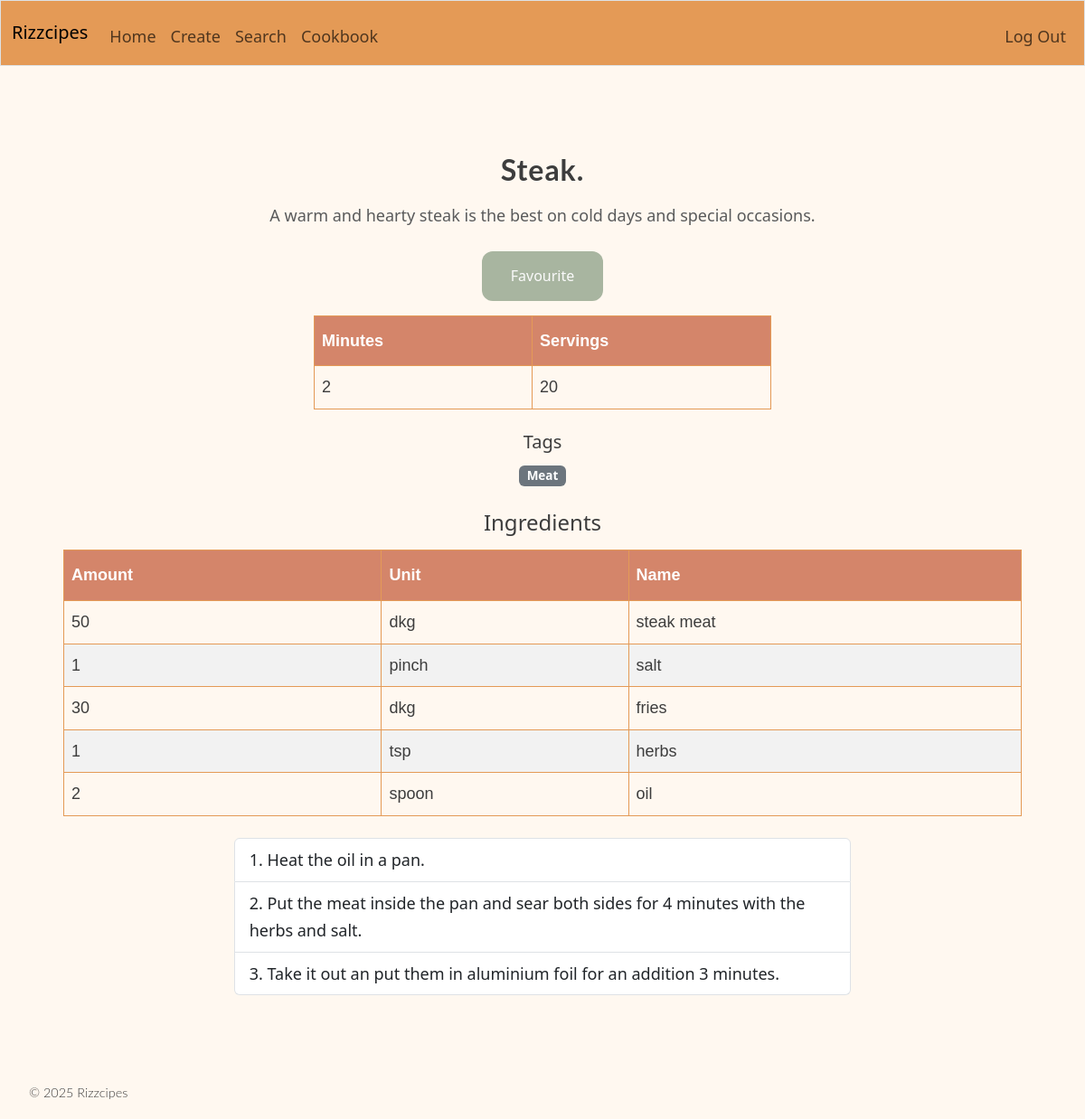
The page /recipe/10 (signed in) on the database its author committed.
### tables this page shows
CREATE TABLE recipes (
    id INTEGER PRIMARY KEY AUTOINCREMENT,
    user_id INTEGER NOT NULL,
    title TEXT NOT NULL,
    description TEXT,
    servings INTEGER DEFAULT 4,
    cook_time INTEGER,
    created_at TIMESTAMP DEFAULT CURRENT_TIMESTAMP,
    FOREIGN KEY (user_id) REFERENCES users(id)
);

CREATE TABLE tags (
    id INTEGER PRIMARY KEY AUTOINCREMENT,
    name TEXT UNIQUE NOT NULL
);

CREATE TABLE ingredients (
    id INTEGER PRIMARY KEY AUTOINCREMENT,
    recipe_id INTEGER NOT NULL,
    amount TEXT,
    unit TEXT,
    name TEXT NOT NULL,
    FOREIGN KEY (recipe_id) REFERENCES recipes(id)
);

CREATE TABLE steps (
    id INTEGER PRIMARY KEY AUTOINCREMENT,
    recipe_id INTEGER NOT NULL,
    step_number INTEGER NOT NULL,
    instruction TEXT NOT NULL,
    FOREIGN KEY (recipe_id) REFERENCES recipes(id)
);

### app.py (the view)
@app.route('/recipe/<int:recipe_id>', methods=["GET", "POST"])
def show_recipes(recipe_id):
    if request.method == "POST":
        saved = db.favourite_recipe(session["user_id"], recipe_id)
        return redirect(url_for('show_recipes', recipe_id=recipe_id))
    info, tags, ingredients, steps = db.return_recipe_info(recipe_id)
    saved = db.is_favourite(session["user_id"], recipe_id)
    return render_template("recipe.html", info=info, tags=tags, ingredients=ingredients, steps=steps, is_favourited = saved)

### app.py (called while the page is built)
@app.after_request
def after_request(response):
    response.headers["Cache-Control"] = "no-cache, no-store, must-revalidate"
    response.headers["Expires"] = 0
    response.headers["Pragma"] = "no-cache"
    return response

### database/database.py (called while the page is built)
    def is_favourite(self, user_id, recipe_id):
        connection, cursor = self.connection_and_cursor()
        cursor.execute("SELECT COUNT(*) FROM saved_recipes WHERE user_id = ? AND recipe_id = ?", (user_id, recipe_id))
        result = cursor.fetchone()[0] > 0
        connection.close()
        return result

    def connection_and_cursor(self):
        connection = sqlite3.connect(self.db_file)
        connection.row_factory = sqlite3.Row
        cursor = connection.cursor()
        return connection, cursor

### templates/recipe.html (shortened to what this page needs)
{% extends "layout.html" %}
{% block content %}
    <div class="container my-5">
        <h2 class="mb-3 text-center">{{ info["title"] }}</h2>
        <p class="mb-4 text-muted text-center">{{ info["description"] }}</p>
        <form method="POST" class="mb-3 text-center mx-auto w-auto button">
            <button type="submit">
                {% if is_favourited %}
                    Unfavourite
                {% else %}
                    Favourite
                {% endif %}
            </button>
        </form>
        <div class="row justify-content-center mb-4">
            <div class="col-md-6">
                <table>
                    <thead>
                        <th>Minutes</th>
                        <th>Servings</th>
                    </thead>
                    <tbody>
                        <td> {{ info["cook_time"] }} </td>
                        <td> {{ info["servings"] }} </td>
                    </tbody>
                </table>
            </div>
        </div>
        <div class="mb-4 text-center">
            <h5>Tags</h5>
            <ul class="list-inline">
                {% for tag in tags %}
                <li class="list-inline-item">
                    <span class="badge bg-secondary">{{ tag["name"] }}</span>
                </li>
                {% endfor %}
            </ul>
        </div>
        <div class="row justify-content-center mb-4">
                <h4 class="mb-3 text-center">Ingredients</h4>
                <table>
                    <thead class="table-light">
                        <tr>
                            <th>Amount</th>
                            <th>Unit</th>
                            <th>Name</th>
                        </tr>
                    </thead>
                    <tbody>
                        {% for row in ingredients %}
                        <tr>
                            <td> {{ row["amount"]}} </td>
                            <td> {{ row["unit"]}} </td>
                            <td> {{ row["name"]}} </td>
                        </tr>
                        {% endfor %}
                    </tbody>
                </table>
            </div>
            <div class="row justify-content-center">
                <div class="col-md-8">
                    <ol class="list-group list-group-numbered">
                        {% for step in steps %}
                        <li class="list-group-item"> {{ step["instruction"] }} </li>
                        {% endfor %}
                    </ol>
                </div>
            </div>
        </div>
{% endblock %}

### static/styles.css (style rules this page uses)
:root { --cream: #FFF8F0; --off-white: #FAF9F6; --warm-gray: #E8E4DF; --text-dark: #3D3D3D; --sage: #A8B5A0; --terracotta: #D4856A; --honey: #E5A84B; --background: var(--cream); --card-bg: var(--off-white); --primary: var(--sage); --accent: var(--terracotta); }
body { font-family: 'Poppins', 'Segoe UI', sans-serif; background-color: var(--background); color: var(--text-dark); line-height: 1.7; font-size: 18px; }
button, .btn { background: var(--primary); color: rgb(250, 250, 250); border: none; padding: 0.875rem 2rem; border-radius: 12px; font-size: 16px; cursor: pointer; transition: all 0.2s ease; }
.container { max-width: 1100px; margin: 0 auto; padding: 3rem 2rem; }
h1, h2, .header { font-family: 'Lato', sans-serif; font-weight: 700; ; letter-spacing: 1px; }
table { font-family: Arial, Helvetica, sans-serif; border-collapse: collapse; width: 100%; }
td, th { border: 1px solid #e49a56; padding: 8px; }
tr:nth-child(even) { background-color: #f2f2f2; }
th { padding-top: 12px; padding-bottom: 12px; text-align: left; background-color: #D4856A; color: white; }

### rows shown on the page
recipes: title "Steak.", description "A warm and hearty steak is the best on cold days and special occasions.", cook_time "2", servings "20"
tags: name "Meat"
ingredients: amount "50", unit "dkg", name "steak meat"
ingredients: amount "1", unit "pinch", name "salt"
ingredients: amount "30", unit "dkg", name "fries"
ingredients: amount "1", unit "tsp", name "herbs"
ingredients: amount "2", unit "spoon", name "oil"
steps: instruction "Heat the oil in a pan."
steps: instruction "Put the meat inside the pan and sear both sides for 4 minutes with the herbs and salt."
steps: instruction "Take it out an put them in aluminium foil for an addition 3 minutes."
